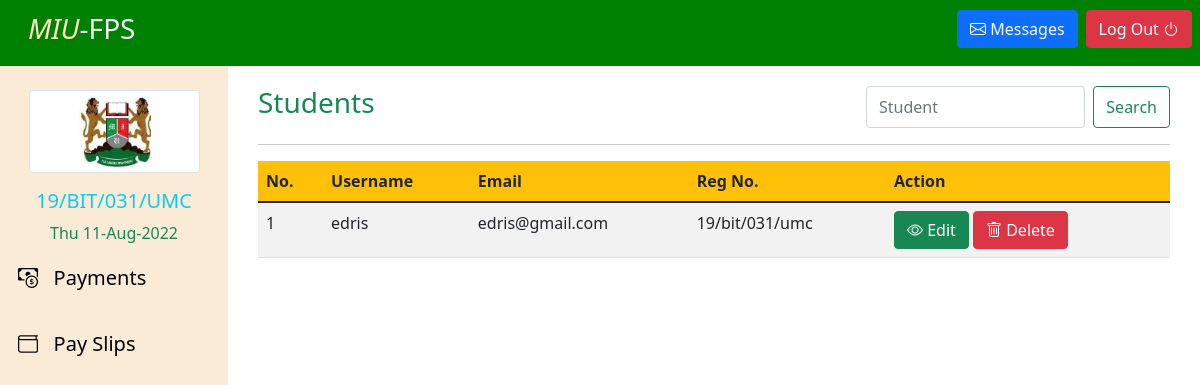
Page /admin/student/Student-template.php on the committed database.
### tables this page shows
CREATE TABLE `users` (
  `id` int(100) NOT NULL,
  `username` varchar(255) NOT NULL,
  `email` varchar(255) NOT NULL,
  `regno` varchar(255) NOT NULL,
  `password` varchar(255) NOT NULL
);

### admin/student/Student-template.php (the view)
<?php
include("../../includes/layouts/head.php");
?>
<?php
include('../../includes/layouts/Student-header.php')
?>
<main>
    <div class="left-sidebar">
        <?php
        include('../../includes/layouts/Student-dashboard.php')
        ?>
    </div>
    <div class="content">
        <div class="d-flex">
            <h3 class="text-success col-md-8">Students</h3>
            <div class="d-flex col-md-4">
                <input class="form-control me-2" type="search" name="search_student_name" placeholder="Student" aria-label="Search">
                <button class="btn btn-outline-success" name="search_student_AR" type="submit">Search</button>
            </div>
        </div>
        <hr>
        <table class="table table-striped table-hover">
            <thead class="bg-warning">
                <th>No.</th>
                <th>Username</th>
                <th>Email</th>
                <th>Reg No.</th>
                <th colspan="2">Action</th>
            </thead>
            <tbody>
                <?php
                include('../../includes/logic/config.php');
                $sql = "SELECT * FROM users";
                $result = mysqli_query($conn, $sql);
                $rowCount = mysqli_num_rows($result);
                if ($rowCount > 0) {
                    while ($row = mysqli_fetch_assoc($result)) {
                        echo
                        "
                        <tr>
                        <td>" . $row['id'] . "</td>
                        <td>" . $row['username'] . "</td>
                        <td>" . $row['email'] . "</td>
                        <td>" . $row['regno'] . "</td>
                        <td>
                            <button class='btn btn-success' type='submit' name='delete'><i class='bi bi-eye'></i> Edit</button>
                            <button class='btn btn-danger' type='submit' name='delete'><i class='bi bi-trash'></i> Delete</button>
                        </td>
                        </tr>
                        ";
                    }
                } else {
                    echo 'No result found.';
                }
                ?>
            </tbody>
        </table>
    </div>
</main>
<?php
    include('../../includes/layouts/footer.php')
?>

### assets/css/style.css (style rules this page uses)
* { box-sizing: border-box; }
html, body { box-sizing: border-box; height: 100%; width: 100%; padding: 0; margin: 0; }
main { display: flex; height: calc(100% - 66px); }
main .left-sidebar { flex: 2; height: 100%; background-color: antiquewhite; }
main .content { flex: 8; height: 100%; overflow-y: scroll; padding: 20px 30px; }

### rows in the picture
users: id "1", username "edris", email "edris@gmail.com", regno "19/bit/031/umc"
